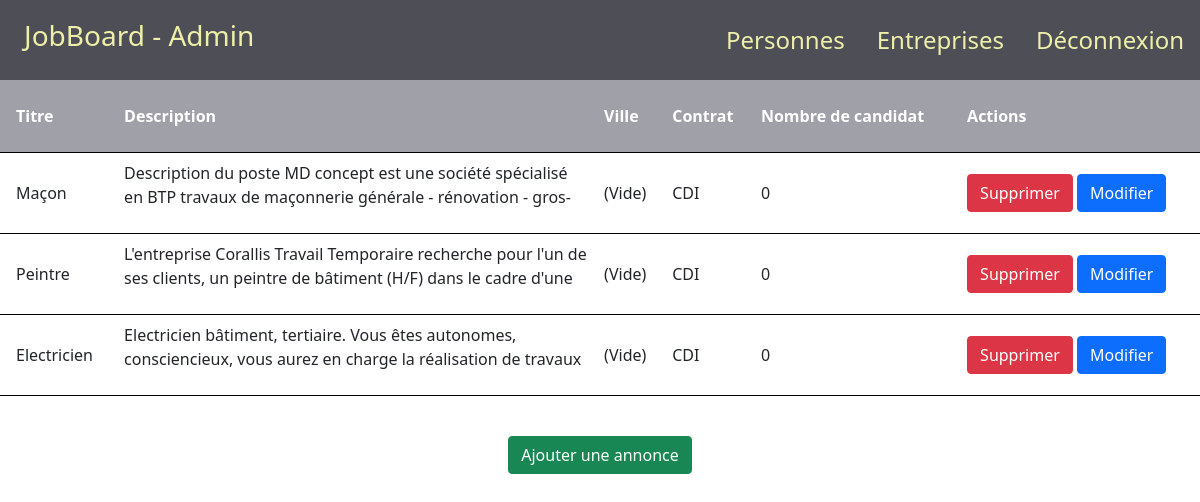
/admin/advertising.php?id=1, run on the app's committed database.
### tables this page shows
CREATE TABLE IF NOT EXISTS `advertising` (
  `id` int(11) NOT NULL AUTO_INCREMENT,
  `titre` varchar(255) DEFAULT NULL,
  `descript` text,
  `wages` int(11) DEFAULT NULL,
  `companie_name` varchar(255) DEFAULT NULL,
  `city` varchar(255) DEFAULT NULL,
  `date_e` date DEFAULT NULL,
  `published` tinyint(1) DEFAULT NULL,
  `companies_id` int(11) DEFAULT NULL,
  `contrat` varchar(255) DEFAULT NULL,
  PRIMARY KEY (`id`),
  KEY `companies_id` (`companies_id`)
);

### admin/advertising.php (the view, shortened to what this page needs)
<!DOCTYPE html>
<html lang="en">
<head>
    <link rel="stylesheet" href="https://cdnjs.cloudflare.com/ajax/libs/twitter-bootstrap/5.1.0/css/bootstrap.min.css">
    <link rel="stylesheet" href="https://cdnjs.cloudflare.com/ajax/libs/font-awesome/5.15.4/css/all.min.css">
    <link rel="stylesheet" href="style/accueil.css">
    <link rel="stylesheet" href="style/nav.css">
</head>
<body>
    <?php
    require_once("component/nav.php");
    require_once("../configs/database.php");
    $id_ese = $_GET['id'];
    ?>
    <table>
        <tr>
            <th>Titre</th>
            <th>Description</th>
            <th>Ville</th>
            <th>Contrat</th>
            <th>Nombre de candidat</th>
            <th>Actions</th>
        </tr>
        <?php
        foreach ($db->query("SELECT * FROM advertising WHERE companies_id = $id_ese") as $row) {
            $id = $row["id"];
        ?>
            <tr>
                <td><?php if (!$row['titre']) {
                        echo "(Vide)";
                    } else {
                        echo $row['titre'];
                    } ?></td>
                <td class="descript">
                    <p><?php if (!$row['descript']) {
                            echo "(Vide)";
                        } else {
                            echo $row['descript'];
                        } ?></p>
                </td>
                <td><?php if (!$row['city']) {
                        echo "(Vide)";
                    } else {
                        echo $row['city'];
                    } ?></td>
                <td><?php if (!$row['contrat']) {
                        echo "(Vide)";
                    } else {
                        echo $row['contrat'];
                    } ?></td>
                <td><?php
                    $i = 0;
                    echo $i;
                    ?></td>
                <td>
                    <button type="button" class="btn btn-danger" data-bs-toggle="modal" data-bs-target="#exampleModal" onclick="supp_add(<?= $id ?>, 0)">Supprimer</button>
                    <button type="button" class="btn btn-primary" data-bs-toggle="modal" data-bs-target="#exampleModal2<?php echo $id ?>" onclick="up_add(<?= $id ?>, 0)">Modifier</button>
                </td>
            </tr>
        <?php
        }
        ?>
    </table>
    <div style="text-align: center; margin-top:5vh;">
        <button type="button" class="btn btn-success" data-bs-toggle="modal" data-bs-target="#exampleModal3">Ajouter une annonce</button>
    </div>
</body>
</html>

### admin/style/accueil.css (style rules this page uses)
body { background-color: white; }
table { width: 100%; }
th { background-color: #9FA0A8; color: white; padding: 3vh 0vh 3vh 2vh; border: 10px; }
tr { border-bottom: solid 0.1vh black; }
td { padding-top: 1vh; padding-bottom: 1vh; padding-left: 2vh; }
.descript p { height: 6vh; overflow:hidden; }
.descript { width: 60vh; }

### data on the page
advertising: titre "Maçon", descript "Description du poste MD concept est une société spécialisé en BTP travaux de maçonnerie générale - rénovation -…", shows "(Vide)", contrat "CDI", i "0"
advertising: titre "Peintre", descript "L'entreprise Corallis Travail Temporaire recherche pour l'un de ses clients, un peintre de bâtiment (H/F) dans le cadre d'une…", shows "(Vide)", contrat "CDI", i "0"
advertising: titre "Electricien", descript "Electricien bâtiment, tertiaire. Vous êtes autonomes, consciencieux, vous aurez en charge la réalisation de travaux…", shows "(Vide)", contrat "CDI", i "0"
